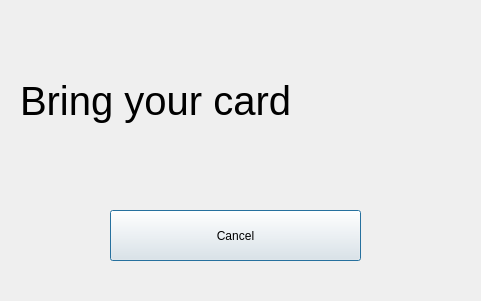
<?xml version="1.0" encoding="UTF-8"?>
<ui version="4.0">
 <class>DlgGatReader</class>
 <widget class="QDialog" name="DlgGatReader">
  <property name="windowModality">
   <enum>Qt::WindowModal</enum>
  </property>
  <property name="geometry">
   <rect>
    <x>0</x>
    <y>0</y>
    <width>481</width>
    <height>301</height>
   </rect>
  </property>
  <property name="windowTitle">
   <string>Read card</string>
  </property>
  <widget class="QPushButton" name="btnCancel">
   <property name="geometry">
    <rect>
     <x>110</x>
     <y>210</y>
     <width>251</width>
     <height>51</height>
    </rect>
   </property>
   <property name="text">
    <string>Cancel</string>
   </property>
  </widget>
  <widget class="QLabel" name="label">
   <property name="geometry">
    <rect>
     <x>20</x>
     <y>60</y>
     <width>451</width>
     <height>81</height>
    </rect>
   </property>
   <property name="font">
    <font>
     <pointsize>30</pointsize>
    </font>
   </property>
   <property name="text">
    <string>Bring your card</string>
   </property>
  </widget>
 </widget>
 <resources/>
 <connections/>
</ui>
